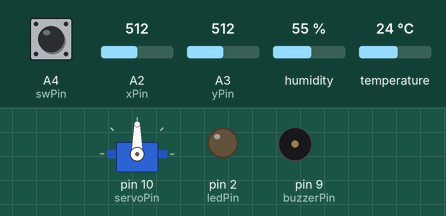
The sketch below on a simulated Arduino Uno, built with avr-gcc and run on an emulated ATmega328P. On the bench: servo, output pins drawn as LEDs (lit = HIGH), buzzer (waves = sounding). The inputs (shaded band) are chosen by the test bench; at power-on: A3 (yPin) = 512, A2 (xPin) = 512, A4 (swPin) HIGH, humidity 55 %, temperature 24 °C. Pins used as bus, display or sensor lines are not drawn; what the sketch prints to the serial monitor is not drawn.

Above: at 1.2 s.
1.3 s: A3 (yPin) set to 525
At 2.5 s:
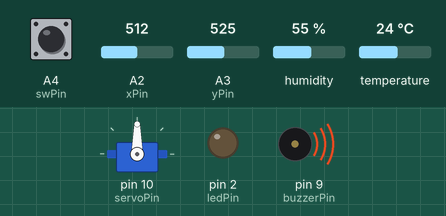
4.3 s: A2 (xPin) set to 520
At 7.0 s:
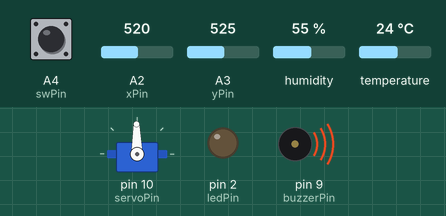
7.3 s: A4 (swPin) pulled LOW for 1 s
At 10.8 s:
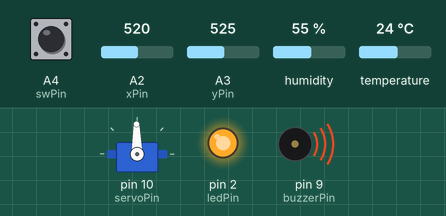
11.3 s: A2 (xPin) set to 716
14.3 s: A4 (swPin) pulled LOW for 0.15 s
At 16.5 s:
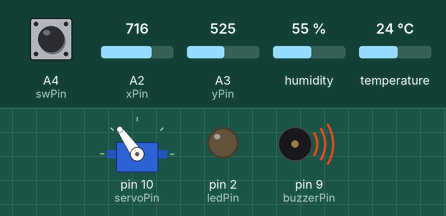
17.4 s: A2 (xPin) set to 992
At 19.9 s:
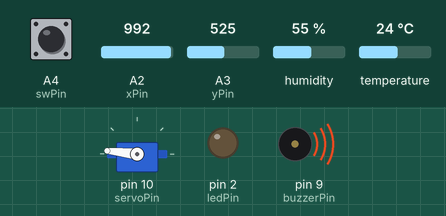
Timing chart, 0 to 21.4 s (numbered marks = the images above; inputs shaded):
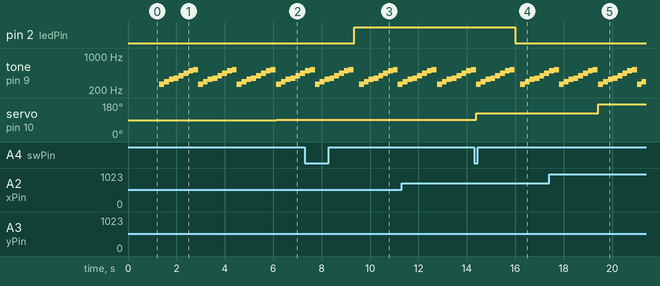

The sketch:

arduino_project.ino
```cpp
#include <Servo.h>
#include <DHT.h>

#define DHTPIN 7
#define DHTTYPE DHT11

int gndPin = A0;
int vccPin = A1;
int xPin = A2;
int yPin = A3;
int swPin = A4;
int servoPin = 10;
int buzzerPin = 9;
int triggerPin = 5;
int echoPin = 6;
int ledPin = 2;

bool ledState = false;  // LED 토글 상태 저장

int hzData[8] = {262, 294, 330, 349, 392, 440, 494, 523}; // 도레미파솔라시도

Servo myServo;
DHT dht(DHTPIN, DHTTYPE);

void setup() {
  Serial.begin(9600);

  pinMode(gndPin, OUTPUT);
  pinMode(vccPin, OUTPUT);
  pinMode(xPin, INPUT);
  pinMode(yPin, INPUT);
  pinMode(swPin, INPUT_PULLUP);
  pinMode(buzzerPin, OUTPUT);
  pinMode(triggerPin, OUTPUT);
  pinMode(echoPin, INPUT);
  pinMode(ledPin, OUTPUT);

  myServo.attach(servoPin);
  dht.begin();

  digitalWrite(gndPin, LOW);
  digitalWrite(vccPin, HIGH);
}

float getDistance() {
  digitalWrite(triggerPin, LOW);
  delayMicroseconds(2);
  digitalWrite(triggerPin, HIGH);
  delayMicroseconds(10);
  digitalWrite(triggerPin, LOW);

  long duration = pulseIn(echoPin, HIGH, 30000); // 30ms 이상 응답 없으면 타임아웃
  float distance = duration * 0.034 / 2;

  if (distance > 400 || distance <= 0) return -1; // 유효한 범위(0~400cm) 확인
  return distance;
}

void loop() {
  int xRaw = analogRead(xPin);
  int yRaw = analogRead(yPin);
  int swState = digitalRead(swPin);

  //  부저 - 조이스틱 위로 이동하면 도레미파솔라시도 소리
  if (yRaw > 512) {
    for (int i = 0; i < 8; i++) {
      tone(buzzerPin, hzData[i]);
      delay(200);
    }
    noTone(buzzerPin);
  }

  // 온습도 센서 - 조이스틱 X축 오른쪽
  if (xRaw > 513) {
    float temp = dht.readTemperature();
    float hum = dht.readHumidity();

    if (!isnan(temp) && !isnan(hum)) {
      Serial.print("온도: ");
      Serial.print(temp);
      Serial.print("°C\t습도: ");
      Serial.print(hum);
      Serial.println("%");
    } else {
      Serial.println("센서 오류! 다시 시도 중...");
      delay(200);
    }
  }

  // 초음파 센서 - 조이스틱 아래로 이동
  if (yRaw < 500) {
    float distance = getDistance();
    if (distance != -1) {
      Serial.print("거리: ");
      Serial.print(distance);
      Serial.println("cm");

      if (distance < 30.0) { // 30cm 이하 시 경고음
        tone(buzzerPin, 1000);
        delay(500);
        noTone(buzzerPin);
      }
    } else {
      Serial.println("초음파 센서 오류! 측정 실패");
    }
    delay(500);
  }

  // 서보모터 제어 - 조이스틱 X축 이동
  int servoAngle = map(xRaw, 0, 1023, 0, 180);
  myServo.write(servoAngle);

  // 버튼을 누르면 LED 토글 (한 번 누르면 켜지고 다시 누르면 꺼짐)
  static bool lastButtonState = HIGH;  // 버튼 이전 상태
  if (swState == LOW && lastButtonState == HIGH) {
    ledState = !ledState;  // LED 상태 반전
    digitalWrite(ledPin, ledState);
    delay(200);  // 디바운싱
  }
  lastButtonState = swState;
}
```

project2.c
```cpp
#include <stdio.h>
#include <stdlib.h>
#include <string.h>

typedef struct Car {
	char plate[10];
	int time;
	struct Car* next;
} Car;

Car* head = NULL;

void add(char* plate, int time) {
	Car* newCar = (Car*)malloc(sizeof(Car));
	strcpy(newCar->plate, plate);
	newCar->time = time;
	newCar->next = head;
	head = newCar;
	printf("차량 %s 추가 완료!\n", plate);
}

void show() {
	Car* temp = head;
	if (!temp) {
		printf("주차된 차량이 없습니다.\n");
		return;
	}
	printf("현재 주차된 차량 목록:\n");
	while (temp) {
		printf("번호: %s, 시간: %d분\n", temp->plate, temp->time);
		temp = temp->next;
	}
}

void del(char* plate) {
	Car* temp = head, *prev = NULL;
	while (temp && strcmp(temp->plate, plate) != 0) {
		prev = temp;
		temp = temp->next;
	}
	if (!temp) {
		printf("해당 차량이 없습니다.\n");
		return;
	}
	if (!prev) head = temp->next;
	else prev->next = temp->next;
	free(temp);
	printf("차량 %s 삭제 완료.\n", plate);
}

int main() {
	int choice;
	char plate[10];
	int time;

	while (1) {
		printf("\n1. 차량 추가\n2. 차량 조회\n3. 차량 삭제\n4. 종료\n선택: ");
		scanf("%d", &choice);

		if (choice == 1) {
			printf("차량 번호 입력: ");
			scanf("%s", plate);
			printf("주차 시간 입력(분): ");
			scanf("%d", &time);
		} else if (choice == 2) {
			show();
		} else if (choice == 3) {
			printf("삭제할 차량 번호 입력: ");
			scanf("%s", plate);
			del(plate);
		} else if (choice == 4) {
			printf("프로그램 종료.\n");
			break;
		} else {
			printf("잘못된 입력입니다. 다시 시도하세요.\n");
		}
	}
	return 0;
}
```

Measured:
- the behaviour switches between 512 and 513 on A3 (yPin) (found by bisection; images 0 and 1)
- after the input at 1.3 s, tone on pin 9 (buzzerPin): plays 262 Hz for 0.20 s, 294 Hz for 0.20 s, 330 Hz for 0.20 s, 349 Hz for 0.20 s, 392 Hz for 0.20 s, 440 Hz for 0.20 s … (15 notes in this stretch), starting at once
- after the input at 4.3 s, servo on pin 10 (servoPin): 90° → 91° after 1.8 s
- after the input at 7.3 s, pin 2 (ledPin): LOW → HIGH after 2.1 s
- after the input at 14.3 s, pin 2 (ledPin): HIGH → LOW after 1.7 s
- after the input at 17.4 s, servo on pin 10 (servoPin): 125° → 174° after 2.0 s
